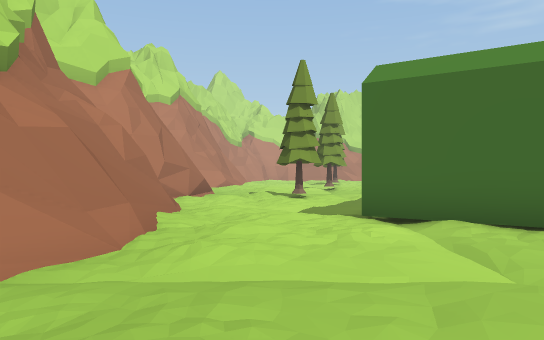
[1] (above)

22 first-person views from a walk through a scene from a Unity 3-D project. The camera is 1.4 m above the floor, looks level and sees 70° across. The floor is counted in squares, 1.8 m on a side. Each view is taken from the middle of a square. On the plan, view 1 faces up. The plan holds only what a view shows up to about 12 squares ahead; the rest is blank. The place goes on beyond the plan. The player character is not drawn. Some animated figures are left out. Some surface patterns are stand-ins.

[2]
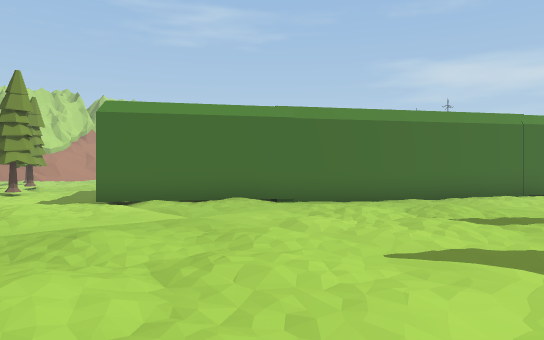

[3]
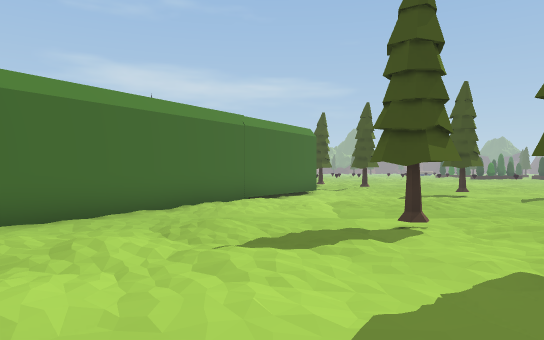

[4]
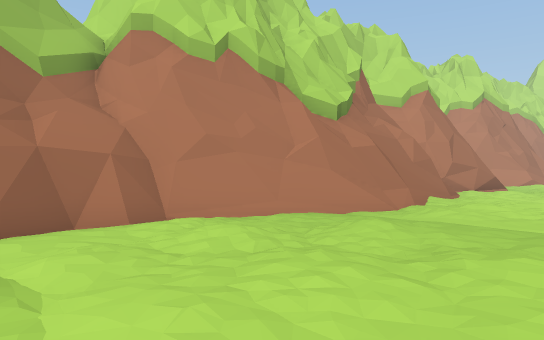

[5]
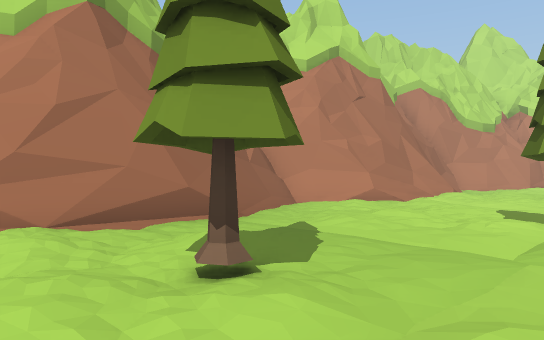

[6]
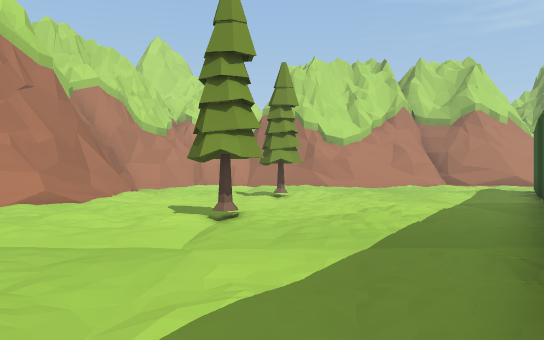

[7]
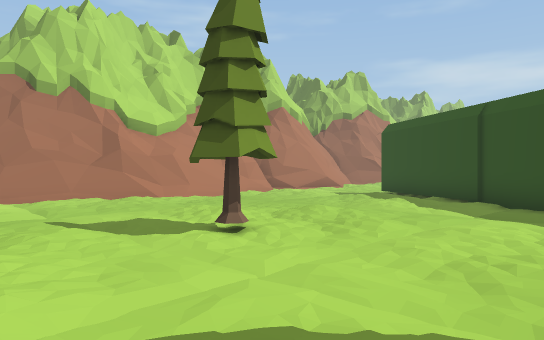

[8]
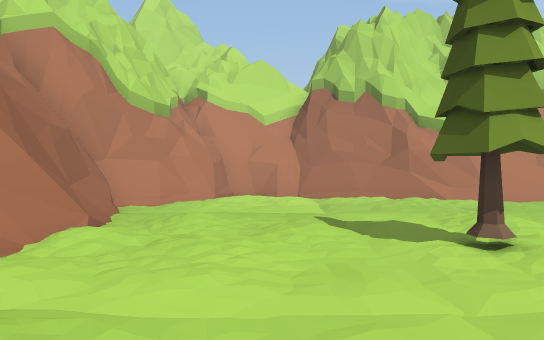

[9]
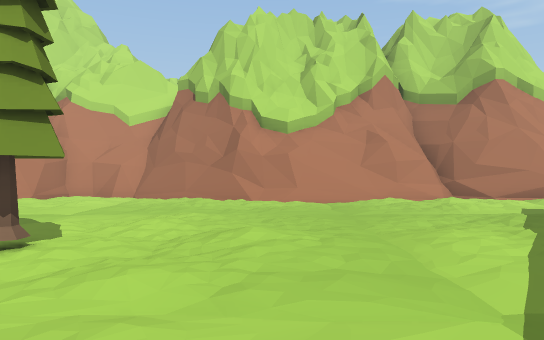

[10]
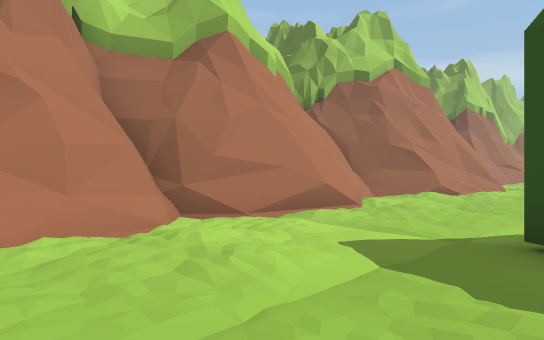

[11]
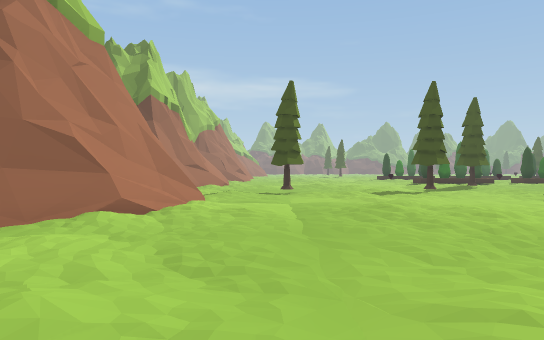

[12]
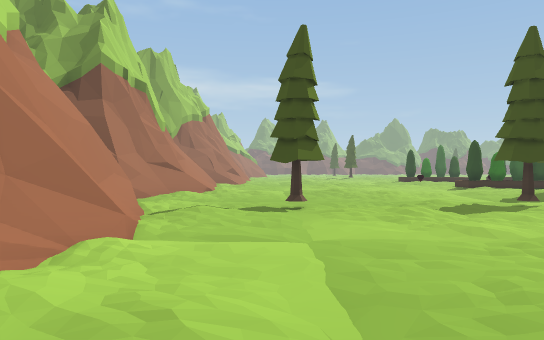

[13]
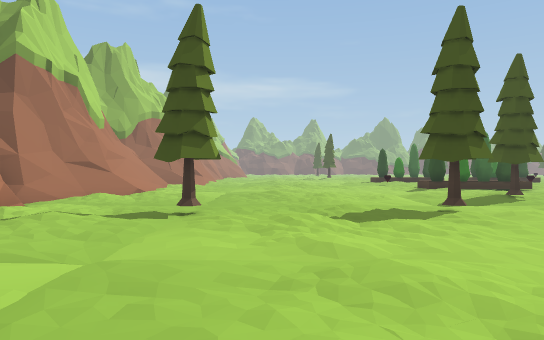

[14]
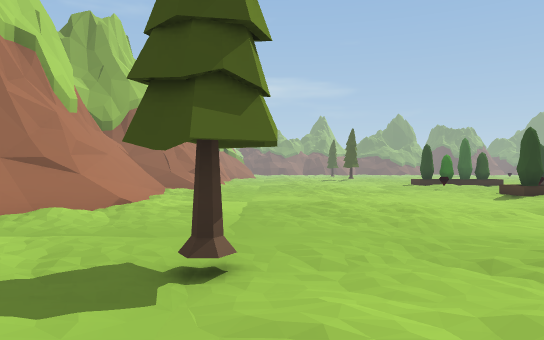

[15]
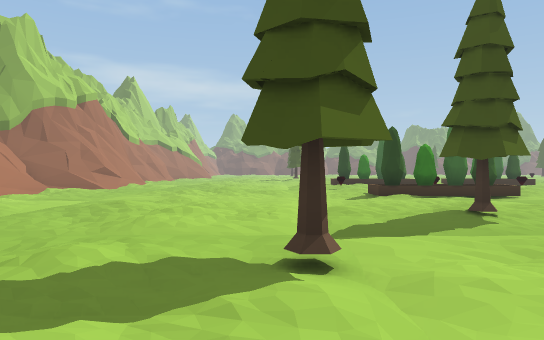

[16]
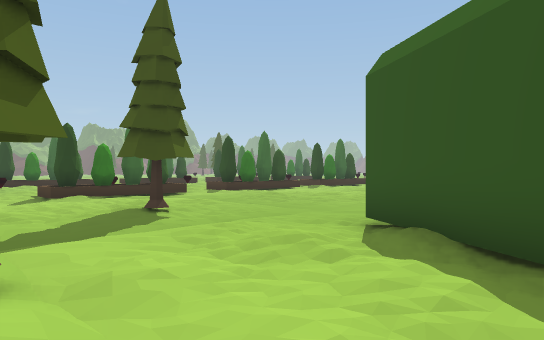

[17]
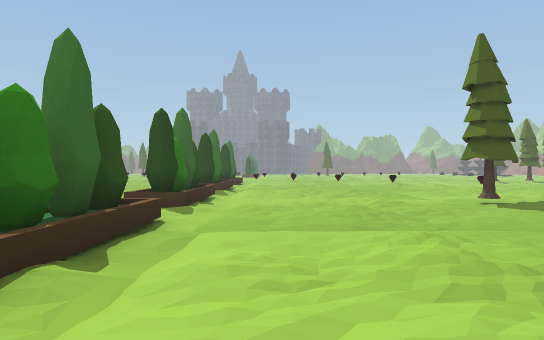

[18]
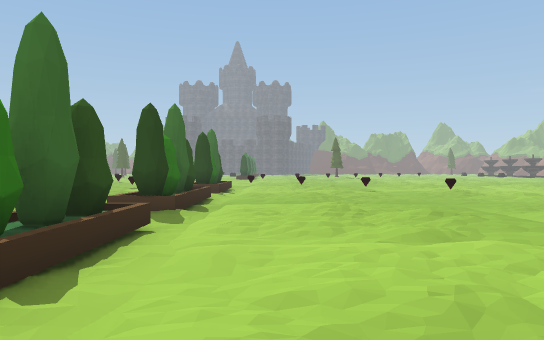

[19]
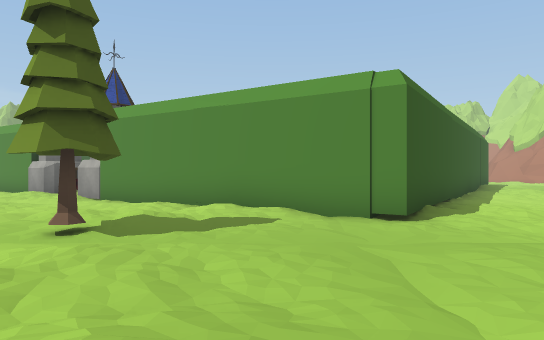

[20]
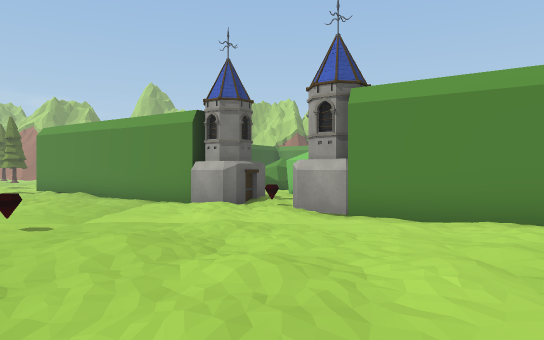

[21]
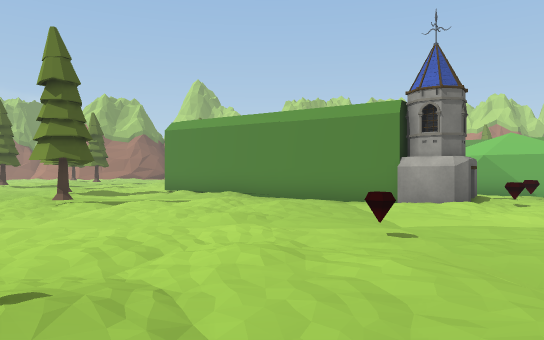

[22]
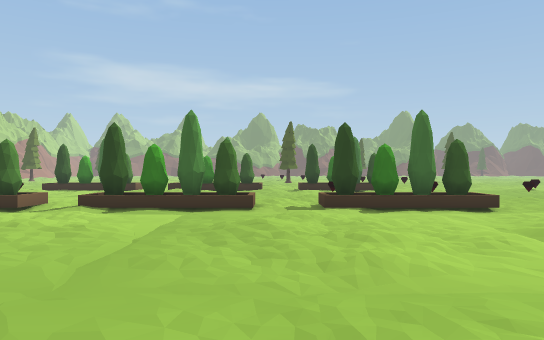

### Floor plan
Key: @ floor where view 1 was taken; # wall or solid block; . main floor; : floor 0.25 m higher than the main floor; / step, stairs or slope; = window, fence, low wall or low ledge; ^ raised ledge; O other object.
Columns run from 4 left of view 1 to 36 right of it. Each row starts with its distance up from view 1.
 28    ######     ###   ####       #####
 27   ##.../#############..#########./=#####
 26   #=:..:.//#=/...:....../=///......//.:.
 25  ##.....:..........:.........:.........:
 24  #=...........................O.........
 23  #/.....................................
 22  ##.:.........::## :....:..........:....
 21  ##:......:....##    .....:...:.....:...
 20   #....OO.:....#      ..................
 19  ##:.....:....##        .....:O.........
 18  ##..........##         #...............
 17 ##...........           ##...............
 16 #/:...O.....             ###..:..O....O/:
 15 ##..:.OO:...               ###.....:..O
 14  #.........                  ##.......O
 13  ##.......                  ##........OO
 12  ##.......                  #:........O
 11  #/.OO..:                  ##:.....:...
 10  #::.O.                    #..:O..:...O
  9  #/.....             #    ##...O......OO
  8  ##....             ##. O #...........OO
  7  #^...              # O.OO............OO.
  6  #^.:.##              .OO.....:........:.
  5  ##....##             OOO.:........:..OO
  4  ##.....###           ##.....:........O
  3  ##.......###         #...............OO
  2 ##..........##       ##.....O:........O
  1 ##..:...:....###    ##..:....:.....:...:.
  0 #.:.@.....:.::.##   #.::......:...:...O/.
 -1 #...:...........#   #.................O
 -2 #=...............   .........    .:...OO
 -3   .:...O.O.......   ...OO...      ....OO

Where each view was taken, in squares from view 1:
view 1: 0 up, 0 right, facing up
view 2: 3 down, 2 left, facing up-right
view 3: 1 down, 0 right, facing right
view 4: 3 down, 2 right, facing up-left
view 5: 9 up, 3 right, facing up-left
view 6: 9 up, 3 right, facing up
view 7: 16 up, 0 right, facing up-right
view 8: 16 up, 1 right, facing up
view 9: 16 up, 6 right, facing up
view 10: 22 up, 8 right, facing up-right
view 11: 24 up, 13 right, facing right
view 12: 24 up, 18 right, facing right
view 13: 22 up, 19 right, facing right
view 14: 23 up, 23 right, facing right
view 15: 19 up, 23 right, facing right
view 16: 19 up, 23 right, facing down-right
view 17: 18 up, 32 right, facing down
view 18: 12 up, 32 right, facing down
view 19: 12 up, 32 right, facing left
view 20: 6 up, 29 right, facing left
view 21: 1 up, 28 right, facing left
view 22: 1 up, 25 right, facing right
